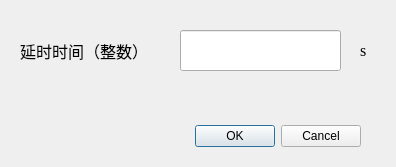
<?xml version="1.0" encoding="UTF-8"?>
<ui version="4.0">
 <class>subwindows2</class>
 <widget class="QDialog" name="subwindows2">
  <property name="enabled">
   <bool>true</bool>
  </property>
  <property name="geometry">
   <rect>
    <x>0</x>
    <y>0</y>
    <width>396</width>
    <height>167</height>
   </rect>
  </property>
  <property name="sizePolicy">
   <sizepolicy hsizetype="Fixed" vsizetype="Fixed">
    <horstretch>0</horstretch>
    <verstretch>0</verstretch>
   </sizepolicy>
  </property>
  <property name="minimumSize">
   <size>
    <width>396</width>
    <height>167</height>
   </size>
  </property>
  <property name="maximumSize">
   <size>
    <width>396</width>
    <height>167</height>
   </size>
  </property>
  <property name="windowTitle">
   <string>延时时间设置</string>
  </property>
  <widget class="QDialogButtonBox" name="DelayButton">
   <property name="geometry">
    <rect>
     <x>20</x>
     <y>120</y>
     <width>341</width>
     <height>32</height>
    </rect>
   </property>
   <property name="sizePolicy">
    <sizepolicy hsizetype="Fixed" vsizetype="Fixed">
     <horstretch>0</horstretch>
     <verstretch>0</verstretch>
    </sizepolicy>
   </property>
   <property name="orientation">
    <enum>Qt::Horizontal</enum>
   </property>
   <property name="standardButtons">
    <set>QDialogButtonBox::Cancel|QDialogButtonBox::Ok</set>
   </property>
  </widget>
  <widget class="QLineEdit" name="DelayTimeText">
   <property name="enabled">
    <bool>true</bool>
   </property>
   <property name="geometry">
    <rect>
     <x>180</x>
     <y>30</y>
     <width>161</width>
     <height>41</height>
    </rect>
   </property>
   <property name="sizePolicy">
    <sizepolicy hsizetype="Fixed" vsizetype="Fixed">
     <horstretch>0</horstretch>
     <verstretch>0</verstretch>
    </sizepolicy>
   </property>
   <property name="text">
    <string/>
   </property>
  </widget>
  <widget class="QLabel" name="label">
   <property name="geometry">
    <rect>
     <x>20</x>
     <y>30</y>
     <width>161</width>
     <height>41</height>
    </rect>
   </property>
   <property name="font">
    <font>
     <family>Agency FB</family>
     <pointsize>12</pointsize>
    </font>
   </property>
   <property name="text">
    <string>延时时间（整数）</string>
   </property>
   <property name="textFormat">
    <enum>Qt::AutoText</enum>
   </property>
  </widget>
  <widget class="QLabel" name="label_2">
   <property name="geometry">
    <rect>
     <x>360</x>
     <y>40</y>
     <width>41</width>
     <height>20</height>
    </rect>
   </property>
   <property name="font">
    <font>
     <family>Times New Roman</family>
     <pointsize>12</pointsize>
    </font>
   </property>
   <property name="text">
    <string>s</string>
   </property>
  </widget>
 </widget>
 <resources/>
 <connections>
  <connection>
   <sender>DelayButton</sender>
   <signal>accepted()</signal>
   <receiver>subwindows2</receiver>
   <slot>accept()</slot>
   <hints>
    <hint type="sourcelabel">
     <x>248</x>
     <y>254</y>
    </hint>
    <hint type="destinationlabel">
     <x>157</x>
     <y>274</y>
    </hint>
   </hints>
  </connection>
  <connection>
   <sender>DelayButton</sender>
   <signal>rejected()</signal>
   <receiver>subwindows2</receiver>
   <slot>reject()</slot>
   <hints>
    <hint type="sourcelabel">
     <x>316</x>
     <y>260</y>
    </hint>
    <hint type="destinationlabel">
     <x>286</x>
     <y>274</y>
    </hint>
   </hints>
  </connection>
 </connections>
</ui>
